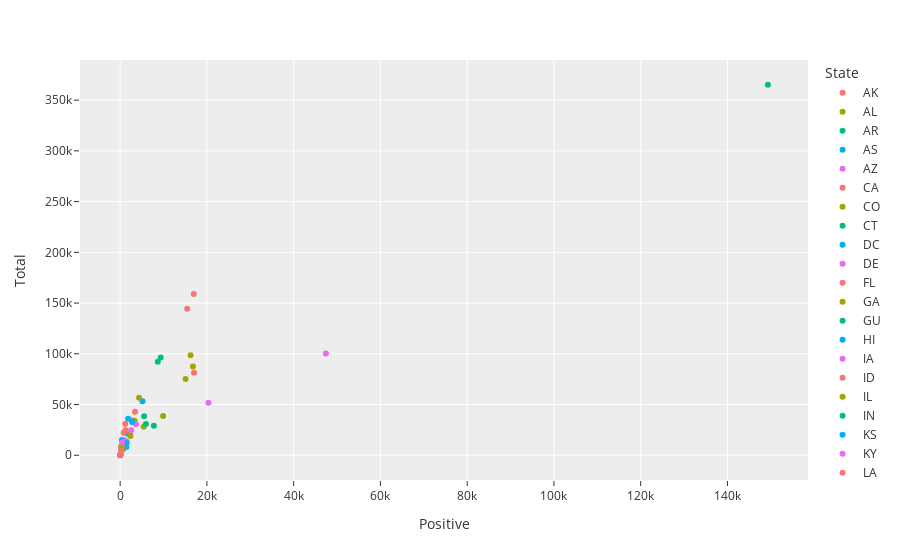

The cell this chart's notebook holds for it:
### Code cell
fig = px.scatter(data_frame=df_testing.sort_values(by='Date').groupby(['State']).agg('last').reset_index(),
                 x='Positive', y='Total', color='State', 
                 log_x=False, log_y=False, template='ggplot2',
                )
fig.show()

## Animate this

### Figure 1 — Plotly figure (JSON) as saved in the notebook; plotly's stock layout.template omitted (floating-point values rounded to 4 significant figures)
{"data": [{"hovertemplate": "State=AK<br>Positive=%{x}<br>Total=%{y}<extra></extra>", "legendgroup": "AK", "marker": {"color": "#F8766D", "symbol": "circle"}, "mode": "markers", "name": "AK", "showlegend": true, "type": "scatter", "x": [226], "xaxis": "x", "y": [7068], "yaxis": "y"}, {"hovertemplate": "State=AL<br>Positive=%{x}<br>Total=%{y}<extra></extra>", "legendgroup": "AL", "marker": {"color": "#A3A500", "symbol": "circle"}, "mode": "markers", "name": "AL", "showlegend": true, "type": "scatter", "x": [2369], "xaxis": "x", "y": [19122], "yaxis": "y"}, {"hovertemplate": "State=AR<br>Positive=%{x}<br>Total=%{y}<extra></extra>", "legendgroup": "AR", "marker": {"color": "#00BF7D", "symbol": "circle"}, "mode": "markers", "name": "AR", "showlegend": true, "type": "scatter", "x": [1000], "xaxis": "x", "y": [14530], "yaxis": "y"}, {"hovertemplate": "State=AS<br>Positive=%{x}<br>Total=%{y}<extra></extra>", "legendgroup": "AS", "marker": {"color": "#00B0F6", "symbol": "circle"}, "mode": "markers", "name": "AS", "showlegend": true, "type": "scatter", "x": [0], "xaxis": "x", "y": [31], "yaxis": "y"}, {"hovertemplate": "State=AZ<br>Positive=%{x}<br>Total=%{y}<extra></extra>", "legendgroup": "AZ", "marker": {"color": "#E76BF3", "symbol": "circle"}, "mode": "markers", "name": "AZ", "showlegend": true, "type": "scatter", "x": [2726], "xaxis": "x", "y": [34564], "yaxis": "y"}, {"hovertemplate": "State=CA<br>Positive=%{x}<br>Total=%{y}<extra></extra>", "legendgroup": "CA", "marker": {"color": "#F8766D", "symbol": "circle"}, "mode": "markers", "name": "CA", "showlegend": true, "type": "scatter", "x": [16957], "xaxis": "x", "y": [158864], "yaxis": "y"}, {"hovertemplate": "State=CO<br>Positive=%{x}<br>Total=%{y}<extra></extra>", "legendgroup": "CO", "marker": {"color": "#A3A500", "symbol": "circle"}, "mode": "markers", "name": "CO", "showlegend": true, "type": "scatter", "x": [5429], "xaxis": "x", "y": [28094], "yaxis": "y"}, {"hovertemplate": "State=CT<br>Positive=%{x}<br>Total=%{y}<extra></extra>", "legendgroup": "CT", "marker": {"color": "#00BF7D", "symbol": "circle"}, "mode": "markers", "name": "CT", "showlegend": true, "type": "scatter", "x": [7781], "xaxis": "x", "y": [29036], "yaxis": "y"}, {"hovertemplate": "State=DC<br>Positive=%{x}<br>Total=%{y}<extra></extra>", "legendgroup": "DC", "marker": {"color": "#00B0F6", "symbol": "circle"}, "mode": "markers", "name": "DC", "showlegend": true, "type": "scatter", "x": [1440], "xaxis": "x", "y": [8283], "yaxis": "y"}, {"hovertemplate": "State=DE<br>Positive=%{x}<br>Total=%{y}<extra></extra>", "legendgroup": "DE", "marker": {"color": "#E76BF3", "symbol": "circle"}, "mode": "markers", "name": "DE", "showlegend": true, "type": "scatter", "x": [928], "xaxis": "x", "y": [8556], "yaxis": "y"}, {"hovertemplate": "State=FL<br>Positive=%{x}<br>Total=%{y}<extra></extra>", "legendgroup": "FL", "marker": {"color": "#F8766D", "symbol": "circle"}, "mode": "markers", "name": "FL", "showlegend": true, "type": "scatter", "x": [15455], "xaxis": "x", "y": [144458], "yaxis": "y"}, {"hovertemplate": "State=GA<br>Positive=%{x}<br>Total=%{y}<extra></extra>", "legendgroup": "GA", "marker": {"color": "#A3A500", "symbol": "circle"}, "mode": "markers", "name": "GA", "showlegend": true, "type": "scatter", "x": [9901], "xaxis": "x", "y": [38787], "yaxis": "y"}, {"hovertemplate": "State=GU<br>Positive=%{x}<br>Total=%{y}<extra></extra>", "legendgroup": "GU", "marker": {"color": "#00BF7D", "symbol": "circle"}, "mode": "markers", "name": "GU", "showlegend": true, "type": "scatter", "x": [125], "xaxis": "x", "y": [687], "yaxis": "y"}, {"hovertemplate": "State=HI<br>Positive=%{x}<br>Total=%{y}<extra></extra>", "legendgroup": "HI", "marker": {"color": "#00B0F6", "symbol": "circle"}, "mode": "markers", "name": "HI", "showlegend": true, "type": "scatter", "x": [410], "xaxis": "x", "y": [15149], "yaxis": "y"}, {"hovertemplate": "State=IA<br>Positive=%{x}<br>Total=%{y}<extra></extra>", "legendgroup": "IA", "marker": {"color": "#E76BF3", "symbol": "circle"}, "mode": "markers", "name": "IA", "showlegend": true, "type": "scatter", "x": [1145], "xaxis": "x", "y": [13966], "yaxis": "y"}, {"hovertemplate": "State=ID<br>Positive=%{x}<br>Total=%{y}<extra></extra>", "legendgroup": "ID", "marker": {"color": "#F8766D", "symbol": "circle"}, "mode": "markers", "name": "ID", "showlegend": true, "type": "scatter", "x": [1210], "xaxis": "x", "y": [11898], "yaxis": "y"}, {"hovertemplate": "State=IL<br>Positive=%{x}<br>Total=%{y}<extra></extra>", "legendgroup": "IL", "marker": {"color": "#A3A500", "symbol": "circle"}, "mode": "markers", "name": "IL", "showlegend": true, "type": "scatter", "x": [15078], "xaxis": "x", "y": [75066], "yaxis": "y"}, {"hovertemplate": "State=IN<br>Positive=%{x}<br>Total=%{y}<extra></extra>", "legendgroup": "IN", "marker": {"color": "#00BF7D", "symbol": "circle"}, "mode": "markers", "name": "IN", "showlegend": true, "type": "scatter", "x": [5943], "xaxis": "x", "y": [30869], "yaxis": "y"}, {"hovertemplate": "State=KS<br>Positive=%{x}<br>Total=%{y}<extra></extra>", "legendgroup": "KS", "marker": {"color": "#00B0F6", "symbol": "circle"}, "mode": "markers", "name": "KS", "showlegend": true, "type": "scatter", "x": [900], "xaxis": "x", "y": [9514], "yaxis": "y"}, {"hovertemplate": "State=KY<br>Positive=%{x}<br>Total=%{y}<extra></extra>", "legendgroup": "KY", "marker": {"color": "#E76BF3", "symbol": "circle"}, "mode": "markers", "name": "KY", "showlegend": true, "type": "scatter", "x": [1149], "xaxis": "x", "y": [21604], "yaxis": "y"}, {"hovertemplate": "State=LA<br>Positive=%{x}<br>Total=%{y}<extra></extra>", "legendgroup": "LA", "marker": {"color": "#F8766D", "symbol": "circle"}, "mode": "markers", "name": "LA", "showlegend": true, "type": "scatter", "x": [17030], "xaxis": "x", "y": [81406], "yaxis": "y"}, {"hovertemplate": "State=MA<br>Positive=%{x}<br>Total=%{y}<extra></extra>", "legendgroup": "MA", "marker": {"color": "#A3A500", "symbol": "circle"}, "mode": "markers", "name": "MA", "showlegend": true, "type": "scatter", "x": [16790], "xaxis": "x", "y": [87511], "yaxis": "y"}, {"hovertemplate": "State=MD<br>Positive=%{x}<br>Total=%{y}<extra></extra>", "legendgroup": "MD", "marker": {"color": "#00BF7D", "symbol": "circle"}, "mode": "markers", "name": "MD", "showlegend": true, "type": "scatter", "x": [5529], "xaxis": "x", "y": [38462], "yaxis": "y"}, {"hovertemplate": "State=ME<br>Positive=%{x}<br>Total=%{y}<extra></extra>", "legendgroup": "ME", "marker": {"color": "#00B0F6", "symbol": "circle"}, "mode": "markers", "name": "ME", "showlegend": true, "type": "scatter", "x": [537], "xaxis": "x", "y": [6625], "yaxis": "y"}, {"hovertemplate": "State=MI<br>Positive=%{x}<br>Total=%{y}<extra></extra>", "legendgroup": "MI", "marker": {"color": "#E76BF3", "symbol": "circle"}, "mode": "markers", "name": "MI", "showlegend": true, "type": "scatter", "x": [20346], "xaxis": "x", "y": [51708], "yaxis": "y"}, {"hovertemplate": "State=MN<br>Positive=%{x}<br>Total=%{y}<extra></extra>", "legendgroup": "MN", "marker": {"color": "#F8766D", "symbol": "circle"}, "mode": "markers", "name": "MN", "showlegend": true, "type": "scatter", "x": [1154], "xaxis": "x", "y": [30753], "yaxis": "y"}, {"hovertemplate": "State=MO<br>Positive=%{x}<br>Total=%{y}<extra></extra>", "legendgroup": "MO", "marker": {"color": "#A3A500", "symbol": "circle"}, "mode": "markers", "name": "MO", "showlegend": true, "type": "scatter", "x": [3327], "xaxis": "x", "y": [34110], "yaxis": "y"}, {"hovertemplate": "State=MP<br>Positive=%{x}<br>Total=%{y}<extra></extra>", "legendgroup": "MP", "marker": {"color": "#00BF7D", "symbol": "circle"}, "mode": "markers", "name": "MP", "showlegend": true, "type": "scatter", "x": [11], "xaxis": "x", "y": [47], "yaxis": "y"}, {"hovertemplate": "State=MS<br>Positive=%{x}<br>Total=%{y}<extra></extra>", "legendgroup": "MS", "marker": {"color": "#00B0F6", "symbol": "circle"}, "mode": "markers", "name": "MS", "showlegend": true, "type": "scatter", "x": [2003], "xaxis": "x", "y": [20635], "yaxis": "y"}, {"hovertemplate": "State=MT<br>Positive=%{x}<br>Total=%{y}<extra></extra>", "legendgroup": "MT", "marker": {"color": "#E76BF3", "symbol": "circle"}, "mode": "markers", "name": "MT", "showlegend": true, "type": "scatter", "x": [332], "xaxis": "x", "y": [7398], "yaxis": "y"}, {"hovertemplate": "State=NC<br>Positive=%{x}<br>Total=%{y}<extra></extra>", "legendgroup": "NC", "marker": {"color": "#F8766D", "symbol": "circle"}, "mode": "markers", "name": "NC", "showlegend": true, "type": "scatter", "x": [3426], "xaxis": "x", "y": [42987], "yaxis": "y"}, {"hovertemplate": "State=ND<br>Positive=%{x}<br>Total=%{y}<extra></extra>", "legendgroup": "ND", "marker": {"color": "#A3A500", "symbol": "circle"}, "mode": "markers", "name": "ND", "showlegend": true, "type": "scatter", "x": [251], "xaxis": "x", "y": [8552], "yaxis": "y"}, {"hovertemplate": "State=NE<br>Positive=%{x}<br>Total=%{y}<extra></extra>", "legendgroup": "NE", "marker": {"color": "#00BF7D", "symbol": "circle"}, "mode": "markers", "name": "NE", "showlegend": true, "type": "scatter", "x": [519], "xaxis": "x", "y": [7961], "yaxis": "y"}, {"hovertemplate": "State=NH<br>Positive=%{x}<br>Total=%{y}<extra></extra>", "legendgroup": "NH", "marker": {"color": "#00B0F6", "symbol": "circle"}, "mode": "markers", "name": "NH", "showlegend": true, "type": "scatter", "x": [788], "xaxis": "x", "y": [9266], "yaxis": "y"}, {"hovertemplate": "State=NJ<br>Positive=%{x}<br>Total=%{y}<extra></extra>", "legendgroup": "NJ", "marker": {"color": "#E76BF3", "symbol": "circle"}, "mode": "markers", "name": "NJ", "showlegend": true, "type": "scatter", "x": [47437], "xaxis": "x", "y": [100416], "yaxis": "y"}, {"hovertemplate": "State=NM<br>Positive=%{x}<br>Total=%{y}<extra></extra>", "legendgroup": "NM", "marker": {"color": "#F8766D", "symbol": "circle"}, "mode": "markers", "name": "NM", "showlegend": true, "type": "scatter", "x": [794], "xaxis": "x", "y": [22245], "yaxis": "y"}, {"hovertemplate": "State=NV<br>Positive=%{x}<br>Total=%{y}<extra></extra>", "legendgroup": "NV", "marker": {"color": "#A3A500", "symbol": "circle"}, "mode": "markers", "name": "NV", "showlegend": true, "type": "scatter", "x": [2318], "xaxis": "x", "y": [20566], "yaxis": "y"}, {"hovertemplate": "State=NY<br>Positive=%{x}<br>Total=%{y}<extra></extra>", "legendgroup": "NY", "marker": {"color": "#00BF7D", "symbol": "circle"}, "mode": "markers", "name": "NY", "showlegend": true, "type": "scatter", "x": [149316], "xaxis": "x", "y": [365153], "yaxis": "y"}, {"hovertemplate": "State=OH<br>Positive=%{x}<br>Total=%{y}<extra></extra>", "legendgroup": "OH", "marker": {"color": "#00B0F6", "symbol": "circle"}, "mode": "markers", "name": "OH", "showlegend": true, "type": "scatter", "x": [5148], "xaxis": "x", "y": [53341], "yaxis": "y"}, {"hovertemplate": "State=OK<br>Positive=%{x}<br>Total=%{y}<extra></extra>", "legendgroup": "OK", "marker": {"color": "#E76BF3", "symbol": "circle"}, "mode": "markers", "name": "OK", "showlegend": true, "type": "scatter", "x": [1524], "xaxis": "x", "y": [13345], "yaxis": "y"}, {"hovertemplate": "State=OR<br>Positive=%{x}<br>Total=%{y}<extra></extra>", "legendgroup": "OR", "marker": {"color": "#F8766D", "symbol": "circle"}, "mode": "markers", "name": "OR", "showlegend": true, "type": "scatter", "x": [1239], "xaxis": "x", "y": [24564], "yaxis": "y"}, {"hovertemplate": "State=PA<br>Positive=%{x}<br>Total=%{y}<extra></extra>", "legendgroup": "PA", "marker": {"color": "#A3A500", "symbol": "circle"}, "mode": "markers", "name": "PA", "showlegend": true, "type": "scatter", "x": [16239], "xaxis": "x", "y": [98538], "yaxis": "y"}, {"hovertemplate": "State=PR<br>Positive=%{x}<br>Total=%{y}<extra></extra>", "legendgroup": "PR", "marker": {"color": "#00BF7D", "symbol": "circle"}, "mode": "markers", "name": "PR", "showlegend": true, "type": "scatter", "x": [620], "xaxis": "x", "y": [6046], "yaxis": "y"}, {"hovertemplate": "State=RI<br>Positive=%{x}<br>Total=%{y}<extra></extra>", "legendgroup": "RI", "marker": {"color": "#00B0F6", "symbol": "circle"}, "mode": "markers", "name": "RI", "showlegend": true, "type": "scatter", "x": [1450], "xaxis": "x", "y": [12132], "yaxis": "y"}, {"hovertemplate": "State=SC<br>Positive=%{x}<br>Total=%{y}<extra></extra>", "legendgroup": "SC", "marker": {"color": "#E76BF3", "symbol": "circle"}, "mode": "markers", "name": "SC", "showlegend": true, "type": "scatter", "x": [2552], "xaxis": "x", "y": [24634], "yaxis": "y"}, {"hovertemplate": "State=SD<br>Positive=%{x}<br>Total=%{y}<extra></extra>", "legendgroup": "SD", "marker": {"color": "#F8766D", "symbol": "circle"}, "mode": "markers", "name": "SD", "showlegend": true, "type": "scatter", "x": [393], "xaxis": "x", "y": [6748], "yaxis": "y"}, {"hovertemplate": "State=TN<br>Positive=%{x}<br>Total=%{y}<extra></extra>", "legendgroup": "TN", "marker": {"color": "#A3A500", "symbol": "circle"}, "mode": "markers", "name": "TN", "showlegend": true, "type": "scatter", "x": [4362], "xaxis": "x", "y": [56618], "yaxis": "y"}, {"hovertemplate": "State=TX<br>Positive=%{x}<br>Total=%{y}<extra></extra>", "legendgroup": "TX", "marker": {"color": "#00BF7D", "symbol": "circle"}, "mode": "markers", "name": "TX", "showlegend": true, "type": "scatter", "x": [9353], "xaxis": "x", "y": [96258], "yaxis": "y"}, {"hovertemplate": "State=UT<br>Positive=%{x}<br>Total=%{y}<extra></extra>", "legendgroup": "UT", "marker": {"color": "#00B0F6", "symbol": "circle"}, "mode": "markers", "name": "UT", "showlegend": true, "type": "scatter", "x": [1846], "xaxis": "x", "y": [36116], "yaxis": "y"}, {"hovertemplate": "State=VA<br>Positive=%{x}<br>Total=%{y}<extra></extra>", "legendgroup": "VA", "marker": {"color": "#E76BF3", "symbol": "circle"}, "mode": "markers", "name": "VA", "showlegend": true, "type": "scatter", "x": [3645], "xaxis": "x", "y": [30645], "yaxis": "y"}, {"hovertemplate": "State=VI<br>Positive=%{x}<br>Total=%{y}<extra></extra>", "legendgroup": "VI", "marker": {"color": "#F8766D", "symbol": "circle"}, "mode": "markers", "name": "VI", "showlegend": true, "type": "scatter", "x": [45], "xaxis": "x", "y": [322], "yaxis": "y"}, {"hovertemplate": "State=VT<br>Positive=%{x}<br>Total=%{y}<extra></extra>", "legendgroup": "VT", "marker": {"color": "#A3A500", "symbol": "circle"}, "mode": "markers", "name": "VT", "showlegend": true, "type": "scatter", "x": [605], "xaxis": "x", "y": [7749], "yaxis": "y"}, {"hovertemplate": "State=WA<br>Positive=%{x}<br>Total=%{y}<extra></extra>", "legendgroup": "WA", "marker": {"color": "#00BF7D", "symbol": "circle"}, "mode": "markers", "name": "WA", "showlegend": true, "type": "scatter", "x": [8682], "xaxis": "x", "y": [92073], "yaxis": "y"}, {"hovertemplate": "State=WI<br>Positive=%{x}<br>Total=%{y}<extra></extra>", "legendgroup": "WI", "marker": {"color": "#00B0F6", "symbol": "circle"}, "mode": "markers", "name": "WI", "showlegend": true, "type": "scatter", "x": [2756], "xaxis": "x", "y": [32871], "yaxis": "y"}, {"hovertemplate": "State=WV<br>Positive=%{x}<br>Total=%{y}<extra></extra>", "legendgroup": "WV", "marker": {"color": "#E76BF3", "symbol": "circle"}, "mode": "markers", "name": "WV", "showlegend": true, "type": "scatter", "x": [462], "xaxis": "x", "y": [12545], "yaxis": "y"}, {"hovertemplate": "State=WY<br>Positive=%{x}<br>Total=%{y}<extra></extra>", "legendgroup": "WY", "marker": {"color": "#F8766D", "symbol": "circle"}, "mode": "markers", "name": "WY", "showlegend": true, "type": "scatter", "x": [221], "xaxis": "x", "y": [4064], "yaxis": "y"}], "layout": {"legend": {"title": {"text": "State"}, "tracegroupgap": 0}, "margin": {"t": 60}, "xaxis": {"anchor": "y", "domain": [0, 1], "title": {"text": "Positive"}}, "yaxis": {"anchor": "x", "domain": [0, 1], "title": {"text": "Total"}}}}
